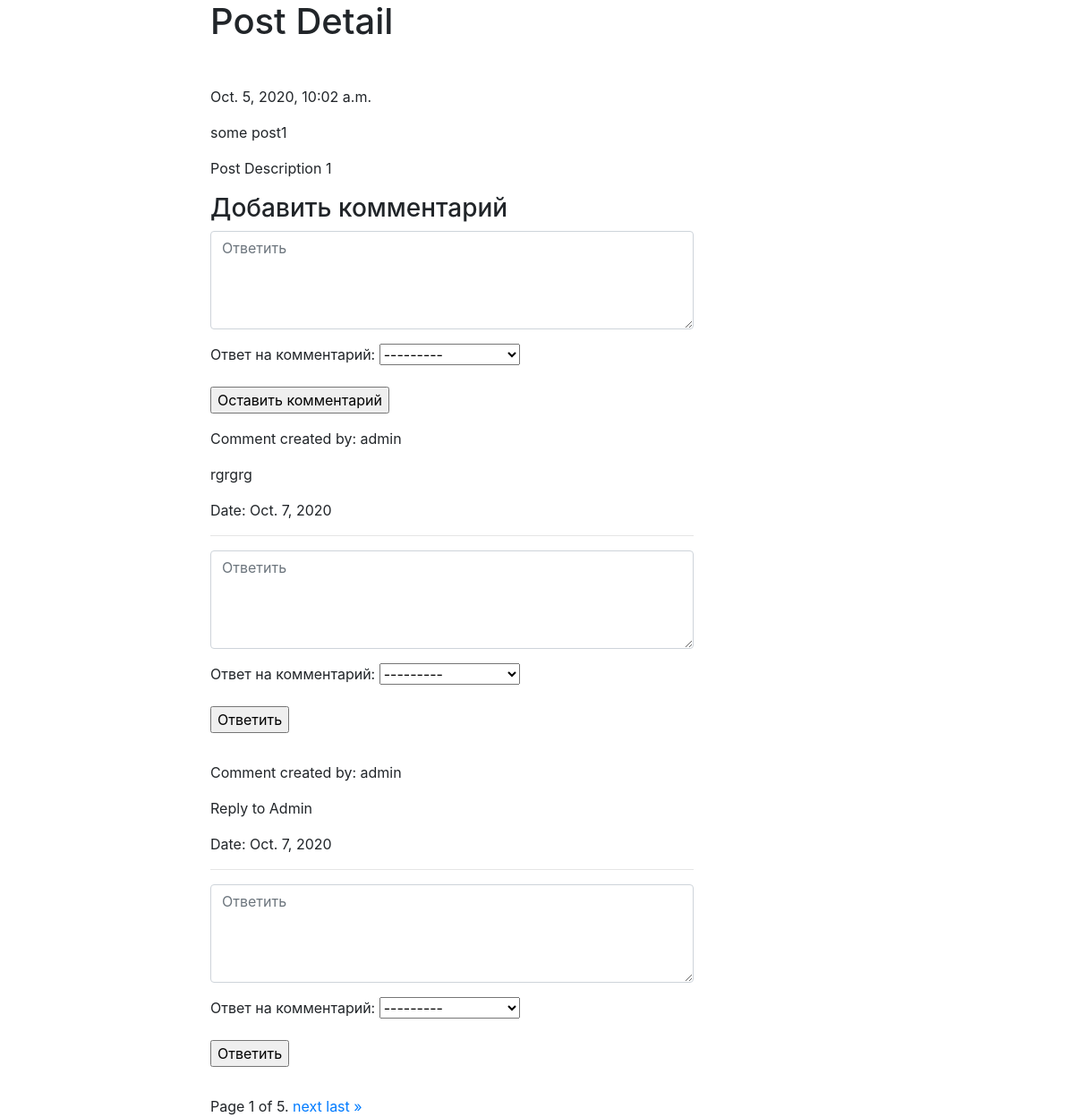
Page /posts/some-post/ on the earlier database version.
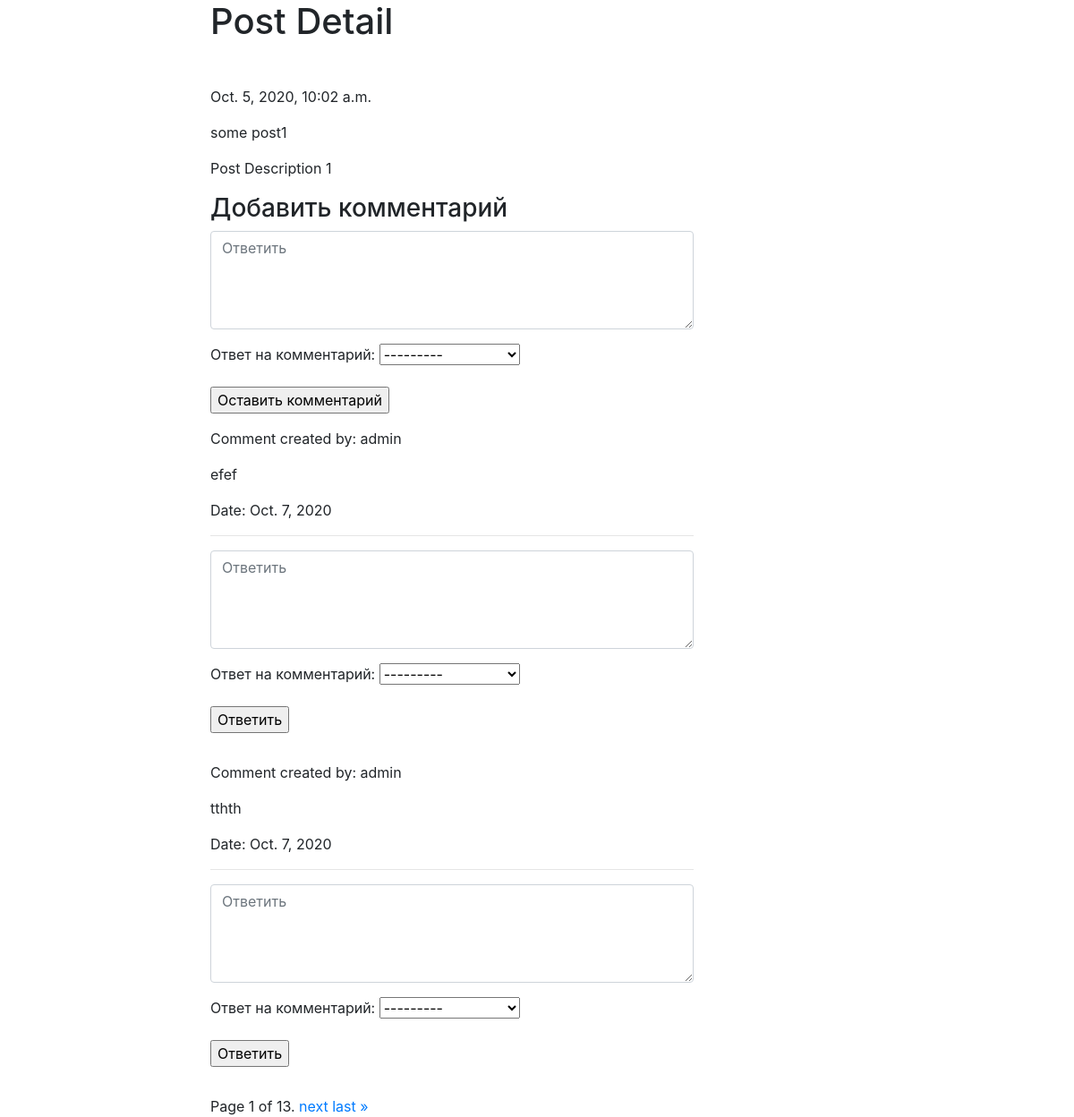
Same page on the later database version.
### posts/models.py (models this page shows, shortened)
class Post(Comment):
    title = models.CharField(max_length=150,
                            verbose_name='Название поста')
    slug = models.SlugField(max_length=150,
                            verbose_name='Слаг поста')
    body = models.TextField(blank=True,
                            verbose_name='Описание поста')
    date_pub = models.DateTimeField(auto_now_add=True,
                                    verbose_name='Время создания поста')
    def __str__(self):
        return str(self.title)

### comments/models.py (models this page shows)
class Comment(PolymorphicModel):
    user = models.ForeignKey(User,
                            on_delete=models.CASCADE,
                            related_name='user_post',
                            verbose_name='Пользователь')
    content = models.TextField(verbose_name='Контент')
    timestamp = models.DateTimeField(auto_now_add=True, verbose_name='Время создания')
    reply = models.ForeignKey('self',
                            null=True,
                            on_delete=models.PROTECT,
                            related_name='replies',
                            verbose_name='Ответ на комментарий')
    class Meta:
        ordering = ['-timestamp']
    def __str__(self):
        return f"{self.user}'s comment"

### posts/views.py (the view, shortened to what this page needs)
# urls.py: path('<slug:slug>/', PostDetail.as_view(), name='post-detail'),
class PostDetail(DetailView, FormView, MultipleObjectMixin):
    model = Post
    template_name = 'post_detail.html'
    form_class = CommentForm
    queryset = Post.objects.filter(date_pub__year__gte=2020)
    paginate_by = 2
    success_url = '/'
    prefix = None
    initial = {}
    def get_context_data(self, **kwargs):
        object_list = Comment.objects.all()
        context = super().get_context_data(object_list=object_list,**kwargs)
        context['form'] = self.form_class
        context['comments'] = Comment.objects.all()
        return context
    def get_initial(self):
        return self.initial.copy()
    def get_prefix(self):
        return self.prefix
    def get_form_kwargs(self):
        kwargs = {
            'initial': self.get_initial(),
            'prefix': self.get_prefix(),
        }
        if self.request.method in ('POST', 'PUT'):
            kwargs.update({
                'data': self.request.POST,
                'files': self.request.FILES,
                'user': self.request.user
            })
        return kwargs

### posts/templates/post_detail.html (shortened to what this page needs)
{% extends 'base.html' %}
            {% block content %}
            <h1 class="mb-5">Post Detail</h1>
                <p>{{ object.date_pub }}</p>
                <p>{{ object.title }}</p>
                <p>{{ object.body }}</p>
                <form method="post" action=".">
                    <h3>Добавить комментарий</h3>
                        {{ form.as_p }}
                    <p class='mt-3'><input type="submit" value='Оставить комментарий'></p>
                </form>
                {% for comment in object_list %}
                    <p>Comment created by: {{ comment.user }}</p>
                    <p>{{ comment.content }}</p>
                    <p>Date: {{ comment.timestamp|date }}</p>
                    <hr>
                    <div class="replied-comments container mt-2">
                        <div class="form-group row">
                            <form method="post" action=".">
                                    {{ form.as_p }}
                                <p class='mt-3'><input type="submit" value='Ответить'></p>
                            </form>
                        </div>
                    </div>
                {% endfor %}
                {% if is_paginated %}
                <div class="pagination">
                    <span class="step-links">
                        <span class="current">
                            Page {{ page_obj.number }} of {{ page_obj.paginator.num_pages }}.
                        </span>
                        {% if page_obj.has_next %}
                            <a href="?page={{ page_obj.next_page_number }}">next</a>
                            <a href="?page={{ page_obj.paginator.num_pages }}">last &raquo;</a>
                        {% endif %}
                    </span>
                </div>
                      {% endif %}
            {% endblock %}

### templates/base.html (shortened to what this page needs)
<!DOCTYPE html>
<html lang="en">
<head>
    <link rel="stylesheet" href="https://stackpath.bootstrapcdn.com/bootstrap/4.5.2/css/bootstrap.min.css">
</head>
<body>
    <div class="container">
        <div class="row">
            <div class="col-6 offset-md-2">
                {%block content%}
                {% endblock %}
            </div>
        </div>
    </div>
</body>
</html>

Differences in the rows shown:
no longer on this page (row unchanged): Comment: user "admin", content "rgrgrg", timestamp "Oct. 7, 2020"
no longer on this page (row unchanged): Comment: user "admin", content "Reply to Admin", timestamp "Oct. 7, 2020"
added Comment: user "admin", content "efef", timestamp "Oct. 7, 2020"
added Comment: user "admin", content "tthth", timestamp "Oct. 7, 2020"
Other differences:
{{ page_obj.paginator.num_pages }}: "5" → "13"
